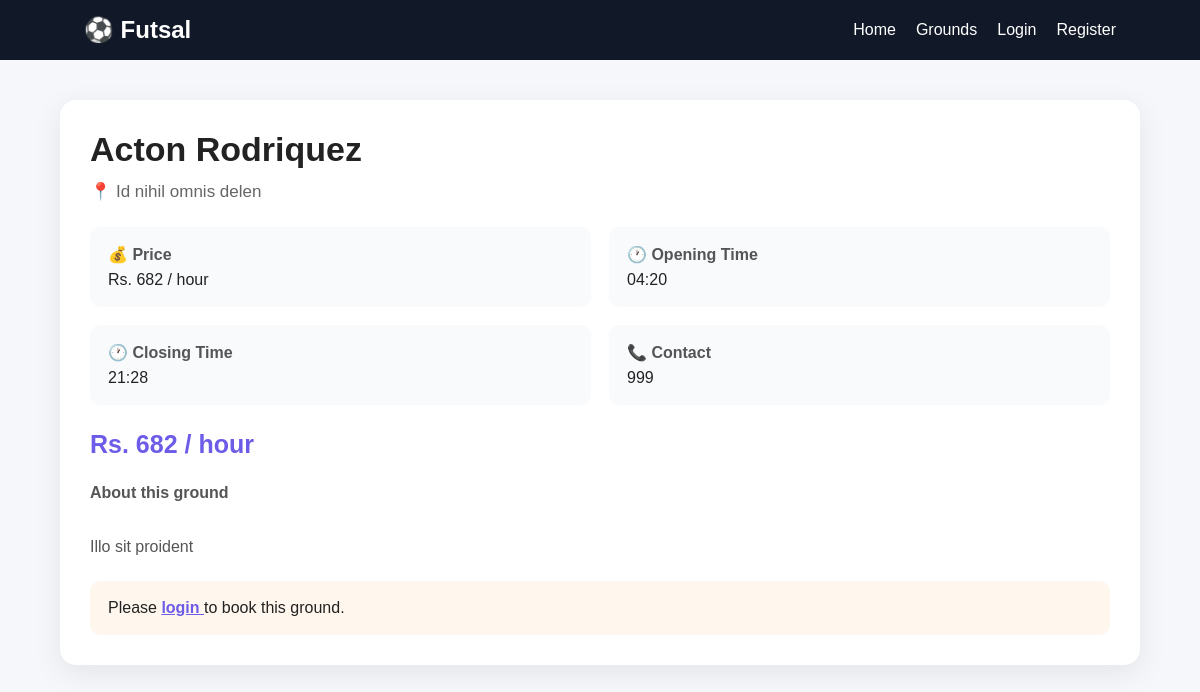
The app's page /ground/6, older data.
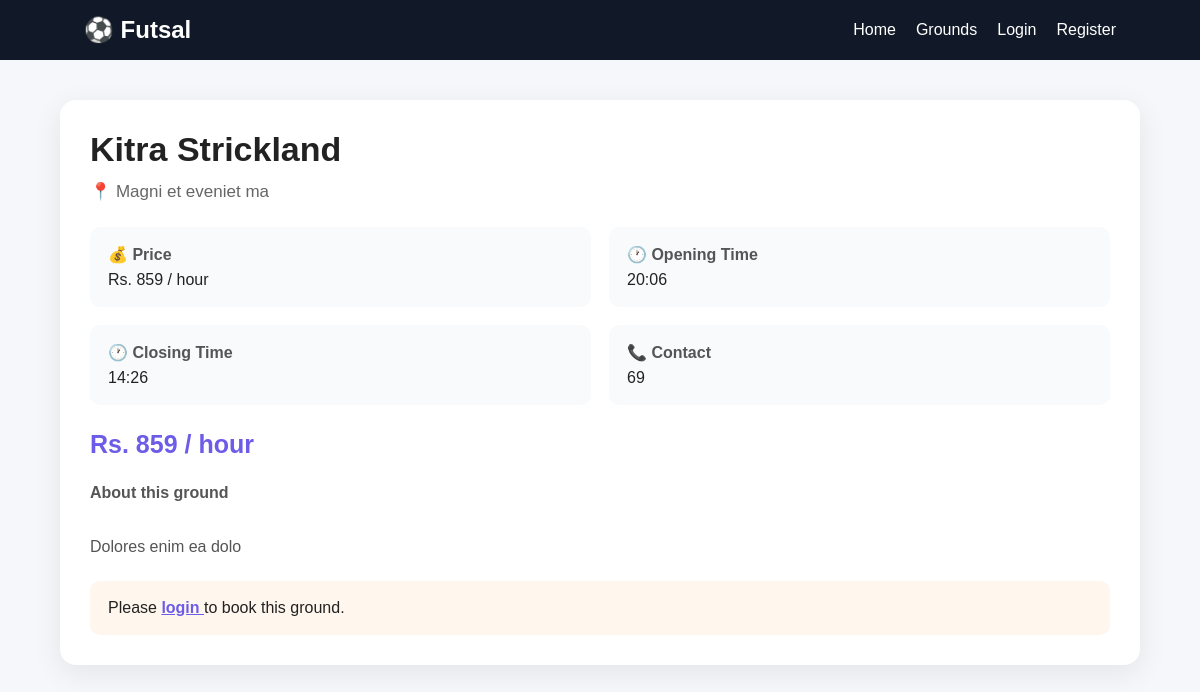
The same page, newer data.
### tables this page shows
CREATE TABLE grounds (
            id INTEGER PRIMARY KEY AUTOINCREMENT,
            name TEXT NOT NULL,
            location TEXT NOT NULL,
            price INTEGER NOT NULL,
            contact TEXT,
            opening_time TEXT,
            closing_time TEXT,
            description TEXT,
            image TEXT
        );

### app.py (the view, shortened to what this page needs)
@app.route(
    "/ground/<int:ground_id>"
)
def ground_details(ground_id):
    conn = get_db()
    ground = conn.execute(
        """
        SELECT *
        FROM grounds
        WHERE id = ?
        """,
        (
            ground_id,
        )
    ).fetchone()
    conn.close()
    return render_template(
        "ground_details.html",
        ground=ground
    )

### app.py (called while the page is built)
def get_db():
    conn = sqlite3.connect(
        DATABASE
    )
    conn.row_factory = sqlite3.Row
    conn.execute(
        "PRAGMA foreign_keys = ON"
    )
    return conn

### templates/ground_details.html (shortened to what this page needs)
<!DOCTYPE html>
<html lang="en">
<head>
</head>
<body>
<nav>
    <div class="logo">
        ⚽ Futsal
    </div>
    <div class="nav-links">
        <a href="{{ url_for('index') }}">
            Home
        </a>
        <a href="{{ url_for('grounds') }}">
            Grounds
        </a>
        {% if session.get('user_id') %}
            <a href="{{ url_for('dashboard') }}">
                Dashboard
            </a>
            <a href="{{ url_for('logout') }}">
                Logout
            </a>
        {% else %}
            <a href="{{ url_for('login') }}">
                Login
            </a>
            <a href="{{ url_for('register') }}">
                Register
            </a>
        {% endif %}
    </div>
</nav>
<div class="container">
    <div class="card">
        <div class="content">
            <h1>
                {{ ground['name'] }}
            </h1>
            <div class="location">
                📍 {{ ground['location'] }}
            </div>
            <div class="info-grid">
                <div class="info-box">
                    <strong>
                        💰 Price
                    </strong>
                    Rs. {{ ground['price'] }}
                    / hour
                </div>
                <div class="info-box">
                    <strong>
                        🕐 Opening Time
                    </strong>
                    {{ ground['opening_time'] }}
                </div>
                <div class="info-box">
                    <strong>
                        🕐 Closing Time
                    </strong>
                    {{ ground['closing_time'] }}
                </div>
                <div class="info-box">
                    <strong>
                        📞 Contact
                    </strong>
                    {{ ground['contact'] }}
                </div>
            </div>
            <div class="price">
                Rs. {{ ground['price'] }}
                / hour
            </div>
            <div class="description">
                <strong>
                    About this ground
                </strong>
                <br><br>
                {{ ground['description'] or
                   'No description available.' }}
            </div>
            {% if session.get('user_id') %}
                <a
                    href="/book/{{ ground['id'] }}"
                    class="book-btn"
                >
                    ⚽ Book This Ground
                </a>
            {% else %}
                <div class="login-message">
                    Please
                    <a href="{{ url_for('login') }}">
                        login
                    </a>
                    to book this ground.
                </div>
            {% endif %}
        </div>
    </div>
</div>
</body>
</html>

Row changes from the older to the newer data that the page shows:
changed grounds: name "Acton Rodriquez" → "Kitra Strickland"; location "Id nihil omnis delen" → "Magni et eveniet ma"; price "682" → "859"; opening_time "04:20" → "20:06"; closing_time "21:28" → "14:26"; contact "999" → "69"; description "Illo sit proident" → "Dolores enim ea dolo"
